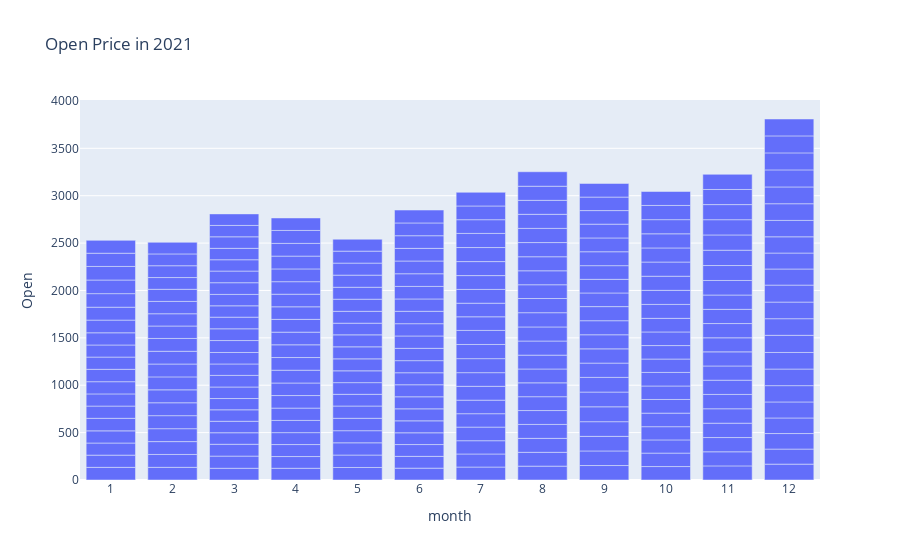

The notebook cell this image was saved under:
### Code cell
df_2020 = df[df["year"] == 2021]
fig = px.bar(df_2020, x="month", y="Open", title="Open Price in 2021")
fig.update_xaxes(type="category")
fig.show()

### Figure 1 — Plotly figure (JSON) as saved in the notebook; plotly's stock layout.template omitted (floating-point values rounded to 4 significant figures; data arrays with more than 128 entries replaced by an {"elided": "..."} marker saying what was removed)
{"data": [{"alignmentgroup": "True", "hovertemplate": "month=%{x}<br>Open=%{y}<extra></extra>", "legendgroup": "", "marker": {"color": "#636efa", "pattern": {"shape": ""}}, "name": "", "offsetgroup": "", "orientation": "v", "showlegend": false, "textposition": "auto", "type": "bar", "x": {"elided": "252 int values"}, "xaxis": "x", "y": {"elided": "252 float values"}, "yaxis": "y"}], "layout": {"barmode": "relative", "legend": {"tracegroupgap": 0}, "title": {"text": "Open Price in 2021"}, "xaxis": {"anchor": "y", "domain": [0, 1], "title": {"text": "month"}, "type": "category"}, "yaxis": {"anchor": "x", "domain": [0, 1], "title": {"text": "Open"}}}}
